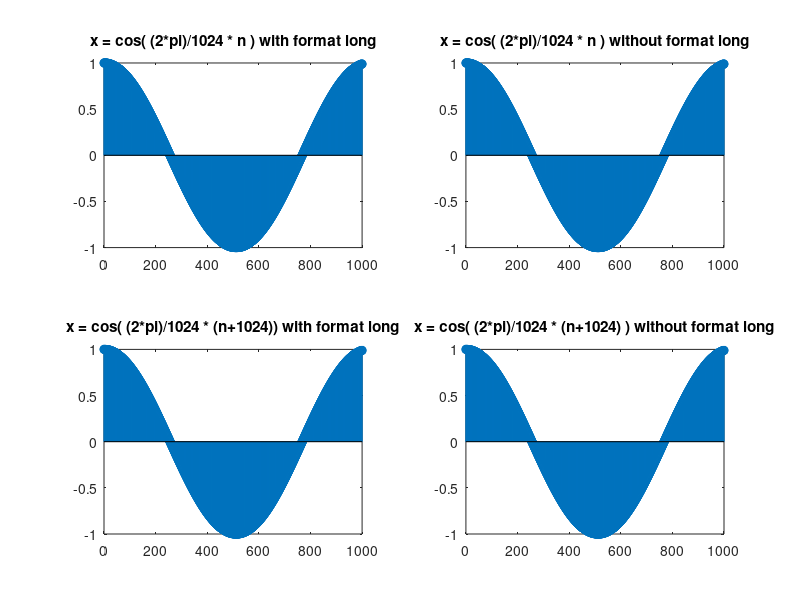

Reproduce this figure in MATLAB.
n = [ 0 :1000] ;
N = 10;
 
format long
x = cos ( (2*pi)/1024*n);
 
subplot(2,2,1)
stem(n ,x ) ;
title('x = cos( (2*pi)/1024 * n ) with format long')
 
subplot(2,2,3)
format long
x2 = cos ( (2*pi)/1024*(n+1024));
stem(n, x2)
title('x = cos( (2*pi)/1024 * (n+1024)) with format long')
clear 
n = [ 0 : 1000] ;
N = 10;
x = cos ( (2*pi)/1024*n);
subplot(2,2,2)
stem(n ,x ) ;
title('x = cos( (2*pi)/1024 * n ) without format long')
 
x2 = cos ( (2*pi)/1024*(n+1024));
subplot(2,2,4)
stem(n ,x2 ) ;
title('x = cos( (2*pi)/1024 * (n+1024) ) without format long')
y1 =cos(pi/4* n + pi/3)
y2 = cos(9*pi/4.*n + pi/3)
xcorr(y1,y2,0,'coeff')